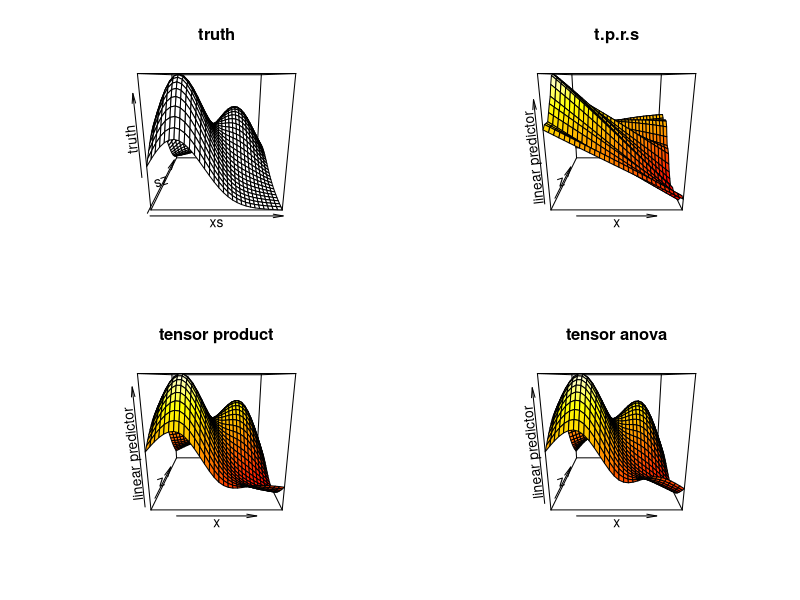
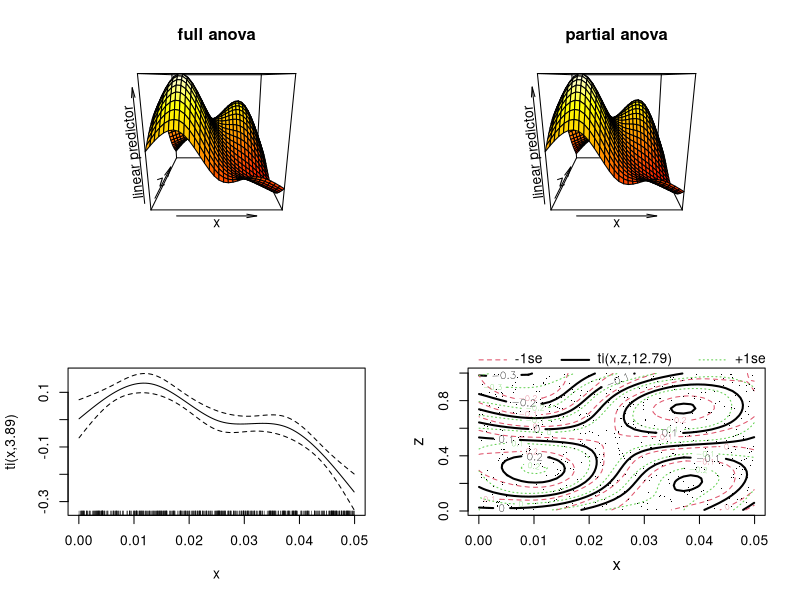
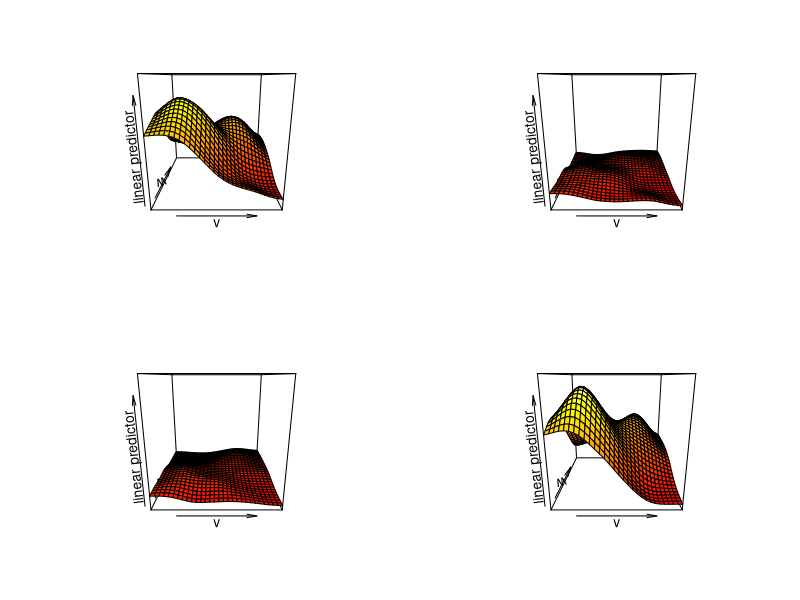

The R script that drew these images, in order:
library(mgcv)


### Name: te
### Title: Define tensor product smooths or tensor product interactions in
###   GAM formulae
### Aliases: te ti
### Keywords: models smooth regression

### ** Examples


# following shows how tensor pruduct deals nicely with 
# badly scaled covariates (range of x 5% of range of z )
require(mgcv)
test1 <- function(x,z,sx=0.3,sz=0.4) { 
  x <- x*20
  (pi**sx*sz)*(1.2*exp(-(x-0.2)^2/sx^2-(z-0.3)^2/sz^2)+
  0.8*exp(-(x-0.7)^2/sx^2-(z-0.8)^2/sz^2))
}
n <- 500
old.par <- par(mfrow=c(2,2))
x <- runif(n)/20;z <- runif(n);
xs <- seq(0,1,length=30)/20;zs <- seq(0,1,length=30)
pr <- data.frame(x=rep(xs,30),z=rep(zs,rep(30,30)))
truth <- matrix(test1(pr$x,pr$z),30,30)
f <- test1(x,z)
y <- f + rnorm(n)*0.2
b1 <- gam(y~s(x,z))
persp(xs,zs,truth);title("truth")
vis.gam(b1);title("t.p.r.s")
b2 <- gam(y~te(x,z))
vis.gam(b2);title("tensor product")
b3 <- gam(y~ ti(x) + ti(z) + ti(x,z))
vis.gam(b3);title("tensor anova")

## now illustrate partial ANOVA decomp...
vis.gam(b3);title("full anova")
b4 <- gam(y~ ti(x) + ti(x,z,mc=c(0,1))) ## note z constrained!
vis.gam(b4);title("partial anova")
plot(b4)

par(old.par)

## now with a multivariate marginal....

test2<-function(u,v,w,sv=0.3,sw=0.4)  
{ ((pi**sv*sw)*(1.2*exp(-(v-0.2)^2/sv^2-(w-0.3)^2/sw^2)+
  0.8*exp(-(v-0.7)^2/sv^2-(w-0.8)^2/sw^2)))*(u-0.5)^2*20
}
n <- 500
v <- runif(n);w<-runif(n);u<-runif(n)
f <- test2(u,v,w)
y <- f + rnorm(n)*0.2
# tensor product of 2D Duchon spline and 1D cr spline
m <- list(c(1,.5),rep(0,0)) ## example of list form of m
b <- gam(y~te(v,w,u,k=c(30,5),d=c(2,1),bs=c("ds","cr"),m=m))
op <- par(mfrow=c(2,2))
vis.gam(b,cond=list(u=0),color="heat",zlim=c(-0.2,3.5))
vis.gam(b,cond=list(u=.33),color="heat",zlim=c(-0.2,3.5))
vis.gam(b,cond=list(u=.67),color="heat",zlim=c(-0.2,3.5))
vis.gam(b,cond=list(u=1),color="heat",zlim=c(-0.2,3.5))
par(op)
